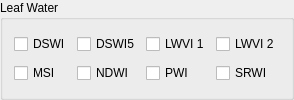
        <widget class="QgsCollapsibleGroupBox" name="mGroupBox_4">
         <property name="sizePolicy">
          <sizepolicy hsizetype="Preferred" vsizetype="Maximum">
           <horstretch>0</horstretch>
           <verstretch>0</verstretch>
          </sizepolicy>
         </property>
         <property name="title">
          <string>Leaf Water</string>
         </property>
         <property name="collapsed">
          <bool>false</bool>
         </property>
         <layout class="QGridLayout" name="gridLayout_3">
          <item row="2" column="3">
           <widget class="QCheckBox" name="box_srwi">
            <property name="toolTip">
             <string>&lt;html&gt;&lt;head/&gt;&lt;body&gt;&lt;p&gt;Simple Ratio Water Index&lt;/p&gt;&lt;p&gt;ZARCO-TEJADA, P.J., RUEDA, C.A. and USTIN, S.L. (2003): Water content estimation in vegetation with MODIS reflectance data and model inversion methods. In: Remote Sensing of Environment, 85(1), 109-124.&lt;/p&gt;&lt;/body&gt;&lt;/html&gt;</string>
            </property>
            <property name="text">
             <string>SRWI</string>
            </property>
           </widget>
          </item>
          <item row="2" column="2">
           <widget class="QCheckBox" name="box_pwi">
            <property name="toolTip">
             <string>&lt;html&gt;&lt;head/&gt;&lt;body&gt;&lt;p&gt;Plant Water Index&lt;/p&gt;&lt;p&gt;PENUELAS, J., PINOL, J., OGAYA, R. and FILELLA, I. (1997): Estimation of plant water concentration by the reflectance Water Index (R900/R970). In: International Journal of Remote Sensing, 18(13), 2869-2875.&lt;/p&gt;&lt;/body&gt;&lt;/html&gt;</string>
            </property>
            <property name="text">
             <string>PWI</string>
            </property>
           </widget>
          </item>
          <item row="2" column="1">
           <widget class="QCheckBox" name="box_ndwi">
            <property name="toolTip">
             <string>&lt;html&gt;&lt;head/&gt;&lt;body&gt;&lt;p&gt;Normalized Difference Water Index&lt;/p&gt;&lt;p&gt;GAO, B.-C. (1996): NDWI—a normalized difference water index for remote sensing of vegetation liquid water from space. In: Remote Sensing of Environment, 58(3), 257-266.&lt;/p&gt;&lt;/body&gt;&lt;/html&gt;</string>
            </property>
            <property name="text">
             <string>NDWI</string>
            </property>
           </widget>
          </item>
          <item row="2" column="0">
           <widget class="QCheckBox" name="box_msi">
            <property name="toolTip">
             <string>&lt;html&gt;&lt;head/&gt;&lt;body&gt;&lt;p&gt;Moisture Stress Index&lt;/p&gt;&lt;p&gt;HUNT Jr., R.E. and ROCK, B.N. (1989): Detection of changes in leaf water content using Near- and Middle-Infrared reflectances. In: Remote Sensing of Environment, 30(1), 43-54.&lt;/p&gt;&lt;/body&gt;&lt;/html&gt;</string>
            </property>
            <property name="text">
             <string>MSI</string>
            </property>
           </widget>
          </item>
          <item row="1" column="0">
           <widget class="QCheckBox" name="box_dswi">
            <property name="toolTip">
             <string>&lt;html&gt;&lt;head/&gt;&lt;body&gt;&lt;p&gt;Desease Water Stress Index&lt;/p&gt;&lt;p&gt;GALVAO, L.S., FORMAGGIO, A.R. and TISOT, D.A. (2005): Discrimination of sugarcane varieties in Southeastern Brazil with EO-1 Hyperion data. In: Remote Sensing of Environment, 94(4), 523-534.&lt;/p&gt;&lt;/body&gt;&lt;/html&gt;</string>
            </property>
            <property name="text">
             <string>DSWI</string>
            </property>
           </widget>
          </item>
          <item row="1" column="1">
           <widget class="QCheckBox" name="box_dswi5">
            <property name="toolTip">
             <string>&lt;html&gt;&lt;head/&gt;&lt;body&gt;&lt;p&gt;Desease Water Stress Index&lt;/p&gt;&lt;p&gt;APAN, A., HELD, A., PHINN, S. and MARKLEY, J. (2004): Detecting sugarcane 'orange rust' disease using EO-1 Hyperion hyperspectral imagery. In: International Journal of Remote Sensing, 25(2), 489-498.&lt;/p&gt;&lt;/body&gt;&lt;/html&gt;</string>
            </property>
            <property name="text">
             <string>DSWI5</string>
            </property>
           </widget>
          </item>
          <item row="1" column="2">
           <widget class="QCheckBox" name="box_lwvi1">
            <property name="toolTip">
             <string>&lt;html&gt;&lt;head/&gt;&lt;body&gt;&lt;p&gt;Leaf Water Vegetation Index 1&lt;/p&gt;&lt;p&gt;GALVAO, L.S., FORMAGGIO, A.R. and TISOT, D.A. (2005): Discrimination of sugarcane varieties in Southeastern Brazil with EO-1 Hyperion data. In: Remote Sensing of Environment, 94(4), 523-534.&lt;/p&gt;&lt;/body&gt;&lt;/html&gt;</string>
            </property>
            <property name="text">
             <string>LWVI 1</string>
            </property>
           </widget>
          </item>
          <item row="1" column="3">
           <widget class="QCheckBox" name="box_lwvi2">
            <property name="toolTip">
             <string>&lt;html&gt;&lt;head/&gt;&lt;body&gt;&lt;p&gt;Leaf Water Vegetation Index 2&lt;/p&gt;&lt;p&gt;GALVAO, L.S., FORMAGGIO, A.R. and TISOT, D.A. (2005): Discrimination of sugarcane varieties in Southeastern Brazil with EO-1 Hyperion data. In: Remote Sensing of Environment, 94(4), 523-534.&lt;/p&gt;&lt;/body&gt;&lt;/html&gt;</string>
            </property>
            <property name="text">
             <string>LWVI 2</string>
            </property>
           </widget>
          </item>
         </layout>
        </widget>
